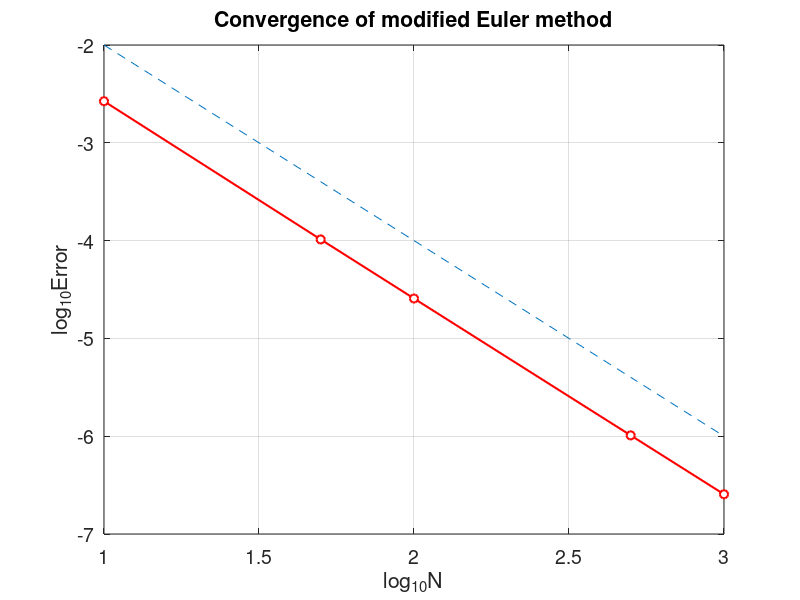

Write MATLAB code to recreate this figure.
% Euler2_error.m
% Modified Euler method for the ODE model
% u'(t)=t^2+t-u, t \in [0,2] 
% Initial condition : u(0)=0 ;
% Exact solution : u(t)=-exp(-t)+t^2-t+1.
clear all
Nvec=[10 50 100 500 1000];        % Number of splits
Error=[];
fun=@(t,u) t.^2+t-u;              % RHS
for k=1:length(Nvec)
    N=Nvec(k);
    h=1/N;
    x=0:h:1;                      % function interval
    u(1)=0;                       % initial value
    for i=1:N
        k1=fun(x(i),u(i));
        k2=fun(x(i+1),u(i)+h*k1);
        u(i+1)=u(i)+(h/2)*(k1+k2);
    end
    ue=-exp(-x)+x.^2-x+1;         % exact solution
    error=max(abs(u-ue));
    Error=[Error,error];
end
plot(log10(Nvec),log10(Error),'ro-','MarkerFaceColor','w','LineWidth',1.5)
hold on,
plot(log10(Nvec), log10(Nvec.^(-2)), '--')
grid on,
xlabel('log_{10}N','fontsize', 16), ylabel('log_{10}Error','fontsize',16)
title('Convergence of modified Euler method','fontsize',14)
set(gca,'fontsize',14)
for i=1:length(Nvec)-1     % computating convergence order
    order(i)=-log(Error(i)/Error(i+1))/(log(Nvec(i)/Nvec(i+1)));
end
Error
order
